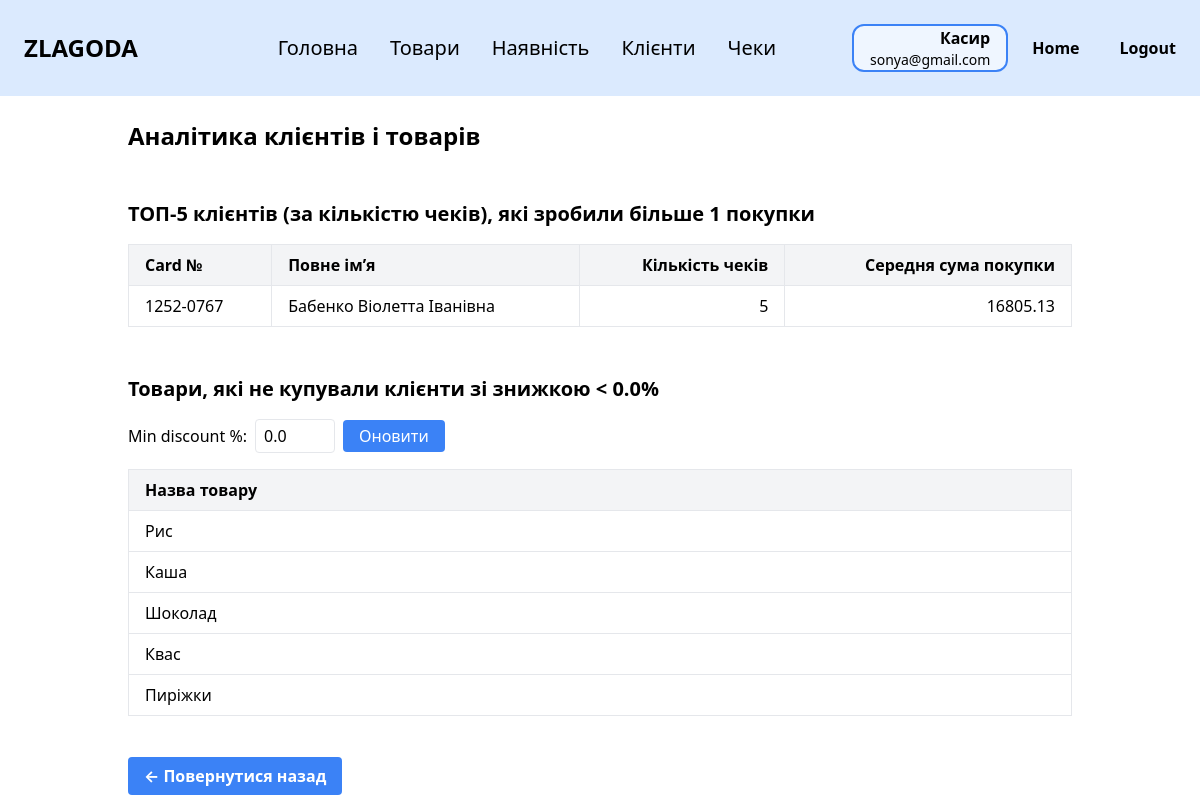
The app's page /clientssql (signed in) with its own data.
### tables this page shows
CREATE TABLE employee (
                id INTEGER PRIMARY KEY,
                last_name TEXT NOT NULL,
                first_name TEXT NOT NULL,
                middle_name TEXT,
                position TEXT NOT NULL,
                salary REAL NOT NULL,
                start_date DATE NOT NULL,
                birth_date DATE NOT NULL,
                phone TEXT NOT NULL,
                city TEXT NOT NULL,
                street TEXT NOT NULL,
                postal_code TEXT NOT NULL,
                password TEXT NOT NULL,
                email TEXT NOT NULL UNIQUE
            );

CREATE TABLE customer_card (
                card_number TEXT PRIMARY KEY,
                last_name TEXT NOT NULL,
                first_name TEXT NOT NULL,
                middle_name TEXT,
                phone TEXT NOT NULL,
                city TEXT NOT NULL,
                street TEXT NOT NULL,
                postal_code TEXT NOT NULL,
                discount_percent REAL DEFAULT 0
            );

CREATE TABLE product (
                id INTEGER PRIMARY KEY,
                name TEXT NOT NULL,
                manufacturer TEXT NOT NULL,
                specifications TEXT,
                category_number INTEGER NOT NULL,
                FOREIGN KEY (category_number) REFERENCES category (category_number)
            );

### zlg_website/views/home_welcome.py (the view)
@views.route('/clientssql', methods=['GET'])
@login_required
def clients_sql():
    min_discount = request.args.get('min_discount', default=0.0, type=float)
    sql_1 = text("""
                SELECT
    c.card_number,
    c.last_name || ' ' || c.first_name || ' ' || c.middle_name AS full_name,
    COUNT(DISTINCT r.receipt_number) AS receipt_count,
    ROUND(AVG(
        (SELECT SUM(ri.quantity * sp.price)
         FROM receipt_item ri
         JOIN store_product sp ON ri.upc = sp.upc
         WHERE ri.receipt_number = r.receipt_number)
    ), 2) AS avg_purchase_sum
FROM customer_card c
JOIN receipt r ON r.customer_card_number = c.card_number
GROUP BY c.card_number
HAVING COUNT(DISTINCT r.receipt_number) > 1
ORDER BY avg_purchase_sum DESC
LIMIT 5;
            """)
    top_clients = db.session.execute(sql_1).mappings().all()
    sql_2 = text("""
SELECT DISTINCT p.name
FROM product p
JOIN store_product sp ON sp.product_id = p.id
JOIN receipt_item ri ON ri.upc = sp.upc
JOIN receipt r ON r.receipt_number = ri.receipt_number
JOIN customer_card c ON c.card_number = r.customer_card_number
WHERE p.id NOT IN (
    SELECT p2.id
    FROM product p2
    JOIN store_product sp2 ON sp2.product_id = p2.id
    JOIN receipt_item ri2 ON ri2.upc = sp2.upc
    JOIN receipt r2 ON r2.receipt_number = ri2.receipt_number
    JOIN customer_card c2 ON c2.card_number = r2.customer_card_number
    WHERE c2.discount_percent < :min_discount OR c2.discount_percent IS NULL
)
LIMIT 5;""")
    unsold_products = db.session.execute(sql_2, {'min_discount': min_discount}).mappings().all()
    return render_template(
        "clientssql.html",
        user=current_user,
        top_clients=top_clients,
        unsold_products=unsold_products,
        min_discount=min_discount
    )

### zlg_website/__init__.py (called while the page is built)
def create_app():
    app = Flask(__name__)
    app.config['SECRET_KEY'] = 'zlagoda'
    app.config['SQLALCHEMY_DATABASE_URI'] = f'sqlite:///{os.path.join(app.instance_path, DB_NAME)}'
    app.config['SQLALCHEMY_TRACK_MODIFICATIONS'] = False
    db.init_app(app)
    from .views import views
    from .auth import auth
    app.register_blueprint(views, url_prefix='/')
    app.register_blueprint(auth, url_prefix='/')
    from .models import Employee, Category, Product
    with app.app_context():
        if database_is_empty(app):
            create_database(app)
    login_manager = LoginManager()
    login_manager.login_view = 'auth.login'
    login_manager.init_app(app)
    @login_manager.user_loader
    def load_user(id):
        return Employee.get_by_id(id)
    return app

### zlg_website/models.py (called while the page is built)
   @staticmethod
   def get_by_id(id):
       result = db.session.execute(text("SELECT * FROM employee WHERE id = :id"), {"id": id}).fetchone()
       if result:
           return Employee(
               id=result.id,
               last_name=result.last_name,
               first_name=result.first_name,
               middle_name=result.middle_name,
               position=result.position,
               salary=result.salary,
               start_date=result.start_date,
               birth_date=result.birth_date,
               phone=result.phone,
               city=result.city,
               street=result.street,
               postal_code=result.postal_code,
               password=result.password,
               email=result.email
           )
       return None

### zlg_website/templates/clientssql.html
{% extends "base.html" %}
{% block content %}
<div class="container mx-auto p-6 space-y-12">
  <h1 class="text-2xl font-bold">Аналітика клієнтів і товарів</h1>
  <section class="space-y-4">
    <h2 class="text-xl font-semibold">ТОП-5 клієнтів (за кількістю чеків), які зробили більше 1 покупки</h2>
    <table class="min-w-full border-collapse border">
      <thead>
        <tr class="bg-gray-100">
          <th class="border px-4 py-2 text-left">Card №</th>
          <th class="border px-4 py-2 text-left">Повне ім’я</th>
          <th class="border px-4 py-2 text-right">Кількість чеків</th>
          <th class="border px-4 py-2 text-right">Середня сума покупки</th>
        </tr>
      </thead>
      <tbody>
        {% for row in top_clients %}
        <tr class="hover:bg-gray-50">
          <td class="border px-4 py-2">{{ row.card_number }}</td>
          <td class="border px-4 py-2">{{ row.full_name }}</td>
          <td class="border px-4 py-2 text-right">{{ row.receipt_count }}</td>
          <td class="border px-4 py-2 text-right">{{ row.avg_purchase_sum }}</td>
        </tr>
        {% else %}
        <tr>
          <td colspan="4" class="border px-4 py-2 text-center">Немає даних</td>
        </tr>
        {% endfor %}
      </tbody>
    </table>
  </section>
  <section class="space-y-4">
    <h2 class="text-xl font-semibold">Товари, які не купували клієнти зі знижкою &lt; {{ min_discount }}%</h2>
    <form method="GET" action="{{ url_for('views.clients_sql') }}" class="flex items-center space-x-2">
      <label>Min discount %:</label>
      <input type="number" name="min_discount" step="0.1" min="0"
             value="{{ min_discount }}"
             class="w-20 px-2 py-1 border rounded"/>
      <button type="submit" class="px-4 py-1 bg-blue-500 text-white rounded hover:bg-blue-600">
        Оновити
      </button>
    </form>
    <table class="min-w-full border-collapse border">
      <thead>
        <tr class="bg-gray-100">
          <th class="border px-4 py-2 text-left">Назва товару</th>
        </tr>
      </thead>
      <tbody>
        {% for row in unsold_products %}
        <tr class="hover:bg-gray-50">
          <td class="border px-4 py-2">{{ row.name }}</td>
        </tr>
        {% else %}
        <tr>
          <td class="border px-4 py-2 text-center">Немає даних</td>
        </tr>
        {% endfor %}
      </tbody>
    </table>
  </section>
<div class="mt-12 ">
        <a href="{{ url_for('views.home') }}" class=" bg-blue-500 hover:bg-blue-600 text-white font-bold py-2 px-4 rounded ml-1000">
            ← Повернутися назад
        </a>
    </div>
</div>
{% endblock %}

### zlg_website/templates/base.html (shortened to what this page needs)
<!DOCTYPE html>
<html lang="en">
<head>
    <link rel="stylesheet" href="https://cdn.jsdelivr.net/npm/tailwindcss@2.2.19/dist/tailwind.min.css">
</head>
<body class="bg-white text-black">
<nav class="bg-blue-100 p-6">
    <div class="flex items-center justify-between">
        <div class="text-black text-2xl font-black mr-16">ZLAGODA</div>
        {% if user.is_authenticated %}
        <div class="flex gap-8 max-md:gap-5 max-sm:hidden">
            <a href="/" class="text-xl cursor-pointer max-md:text-base">Головна</a>
            {% if user.position == 'Менеджер' %}
            <a href="/employees" class="text-xl cursor-pointer max-md:text-base">Працівники</a>
            <a href="/categories" class="text-xl cursor-pointer max-md:text-base">Категорії</a>
            <a href="/products" class="text-xl cursor-pointer max-md:text-base">Товари</a>
            <a href="/stock" class="text-xl cursor-pointer max-md:text-base">Наявність</a>
            <a href="/clients" class="text-xl cursor-pointer max-md:text-base">Клієнти</a>
            <a href="/receipts" class="text-xl cursor-pointer max-md:text-base">Чеки</a>
            {% elif user.position == 'Касир' %}
            <a href="/products" class="text-xl cursor-pointer max-md:text-base">Товари</a>
            <a href="/stock" class="text-xl cursor-pointer max-md:text-base">Наявність</a>
            <a href="/clients" class="text-xl cursor-pointer max-md:text-base">Клієнти</a>
            <a href="/receipts" class="text-xl cursor-pointer max-md:text-base">Чеки</a>
            {% endif %}
        </div>
        {% endif %}
        {% if user.is_authenticated %}
        <div class="flex items-center gap-6">
            <div class="px-4 border-2 border-blue-500 rounded-xl bg-blue-50 text-right">
                <p class="text-base font-semibold">
                    {% if user.position == 'Касир' %}
                    Касир
                    {% elif user.position == 'Менеджер' %}
                    Менеджер
                    {% else %}
                    {{ user.position }}
                    {% endif %}
                </p>
                <p class="text-sm">{{ user.email }}</p>
            </div>
            <a href="/welcome" class="text-black font-bold mr-4">Home</a>
            <a href="/logout" class="text-black font-bold">Logout</a>
        </div>
        {% else %}
        <a href="/login" class="text-black font-bold">Login</a>
        {% endif %}
    </div>
</nav>
<div class="container mx-auto px-4">
    {% block content %}{% endblock %}
</div>
</body>
</html>

### records on screen
employee: email "sonya@gmail.com"
customer_card: card_number "1252-0767"
product: name "Рис"
product: name "Каша"
product: name "Шоколад"
product: name "Квас"

### other values on screen
{{ row.full_name }} "Бабенко Віолетта Іванівна"
{{ row.receipt_count }} "5"
{{ row.avg_purchase_sum }} "16805.13"
{{ min_discount }} "0.0"
{{ row.name }} "Пиріжки"
